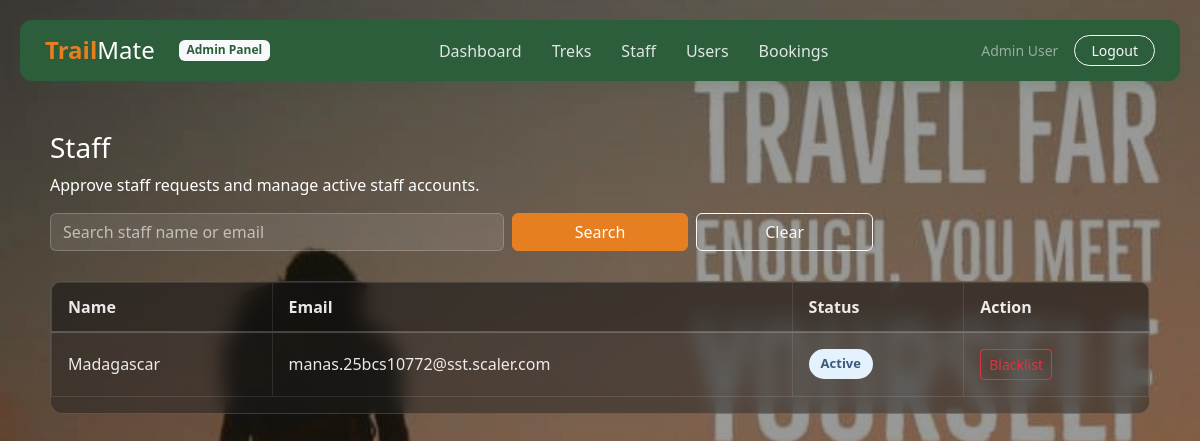
The app's page /admin/staff (signed in) with its own data.
### models.py (models this page shows)
class User(db.Model, UserMixin):
    id = db.Column(db.Integer, primary_key=True)
    name = db.Column(db.String(100), nullable=False)
    email = db.Column(db.String(120), unique=True, nullable=False)
    password = db.Column(db.String(200), nullable=False)
    role = db.Column(db.String(20), nullable=False, default='user')
    contact_details = db.Column(db.String(200), nullable=True)
    status = db.Column(db.String(20), nullable=False, default='Active')  # Active/Inactive/Pending
    assigned_treks = db.relationship('Trek', backref='assigned_staff', lazy=True)
    bookings = db.relationship('Booking', backref='user', lazy=True)

### routes/admin.py (the view, shortened to what this page needs)
@admin_bp.route('/staff', methods=['GET', 'POST'])
@login_required
@admin_required
def manage_staff():
    search = request.args.get('search', '').strip()
    staff_query = User.query.filter_by(role='staff')
    if search:
        staff_query = staff_query.filter(
            (User.name.ilike(f'%{search}%')) |
            (User.email.ilike(f'%{search}%'))
        )
    staff_list = staff_query.order_by(User.name.asc()).all()
    return render_template('admin/staff.html', staff_list=staff_list, search=search)

### routes/admin.py (called while the page is built)
def admin_required(f):
    @wraps(f)
    def decorated_function(*args, **kwargs):
        if not current_user.is_authenticated or current_user.role != 'admin':
            flash('Access Denied. Administrator privileges required.', 'danger')
            return redirect(url_for('auth.login'))
        return f(*args, **kwargs)
    return decorated_function

### templates/admin/staff.html (shortened to what this page needs)
{% extends "admin/admin_layout.html" %}
{% block admin_content %}
<h3 class="page-title">Staff</h3>
<p class="page-subtitle">Approve staff requests and manage active staff accounts.</p>
<form method="GET" class="row g-2 filter-box">
    <div class="col-md-5">
        <input type="text" name="search" class="form-control" value="{{ search }}" placeholder="Search staff name or email">
    </div>
    <div class="col-md-2">
        <button type="submit" class="btn btn-orange w-100">Search</button>
    </div>
    <div class="col-md-2">
        <a href="{{ url_for('admin.manage_staff') }}" class="btn btn-outline-light w-100">Clear</a>
    </div>
</form>
<div class="table-box">
    <table class="table table-bordered">
        <thead>
            <tr>
                <th>Name</th>
                <th>Email</th>
                <th>Status</th>
                <th>Action</th>
            </tr>
        </thead>
        <tbody>
            {% for staff in staff_list %}
            <tr>
                <td>{{ staff.name }}</td>
                <td>{{ staff.email }}</td>
                <td><span class="status-badge status-{{ staff.status|lower }}">{{ staff.status }}</span></td>
                <td>
                    <form method="POST" class="d-inline">
                        {% if staff.status == 'Pending' %}
                            <button type="submit" name="action" value="approve" class="btn btn-sm btn-success">Approve</button>
                            <button type="submit" name="action" value="reject" class="btn btn-sm btn-danger">Reject</button>
                        {% elif staff.status == 'Active' %}
                            <button type="submit" name="action" value="deactivate" class="btn btn-sm btn-outline-danger">Blacklist</button>
                        {% else %}
                            <button type="submit" name="action" value="activate" class="btn btn-sm btn-outline-success">Activate</button>
                        {% endif %}
                    </form>
                </td>
            </tr>
            {% else %}
            <tr>
                <td colspan="4" class="text-center text-muted">No staff found.</td>
            </tr>
            {% endfor %}
        </tbody>
    </table>
</div>
{% endblock %}

### static/css/style.css (style rules this page uses)
:root { --green: #2c5e3b; --dark-green: #1f4229; --blue: #3b5b78; --dark-blue: #2a4157; --orange: #e67e22; --dark-orange: #cc701e; --bg-light: #f7f9f8; --text-dark: #2c3e50; --text-light: #7f8c8d; --line: #e2e8f0; }
body { margin: 0; font-family: "Segoe UI", Arial, sans-serif; color: var(--text-dark); background: url('../images/user-bg.jpg') center center / cover no-repeat fixed; background-color: var(--bg-light); position: relative; min-height: 100vh; }
body::before { content: ""; position: fixed; top: 0; left: 0; right: 0; bottom: 0; background: rgba(0, 0, 0, 0.4); z-index: -1; }
.btn-orange { background-color: var(--orange); color: white; border: 1px solid var(--orange); }
.floating-card h1, .floating-card h2, .floating-card h3, .floating-card h4, .floating-card h5, .floating-card h6, .floating-card p { color: white !important; }
.status-badge { display: inline-block; padding: 5px 12px; border-radius: 20px; font-size: 13px; font-weight: 600; }
.status-upcoming, .status-active { background-color: #e3f2fd; color: var(--blue); }
.table-box { background: rgba(30, 30, 30, 0.45) !important; backdrop-filter: blur(10px); -webkit-backdrop-filter: blur(10px); border-radius: 12px; border: 1px solid rgba(255, 255, 255, 0.15); overflow: hidden; color: white; }
.table-box table, .table-box thead, .table-box tbody, .table-box tr, .table-box th, .table-box td { background-color: transparent !important; --bs-table-bg: transparent; border-color: rgba(255, 255, 255, 0.1) !important; }
.table-box thead { background-color: rgba(0, 0, 0, 0.2) !important; }
.table-box th { color: rgba(255, 255, 255, 0.9) !important; font-weight: 600; padding: 12px 16px; border-bottom: 2px solid rgba(255, 255, 255, 0.2) !important; }
.table-box td { padding: 16px; vertical-align: middle; color: rgba(255, 255, 255, 0.9) !important; }
.filter-box { margin-bottom: 30px; }
.filter-box .form-control, .filter-box .form-select { background: rgba(255, 255, 255, 0.1); border: 1px solid rgba(255, 255, 255, 0.2); color: white; }
.filter-box .form-control::placeholder { color: rgba(255, 255, 255, 0.6); }

### records on screen
User: name "Madagascar", email "manas.25bcs10772@sst.scaler.com", status "Active", shows "Blacklist"
